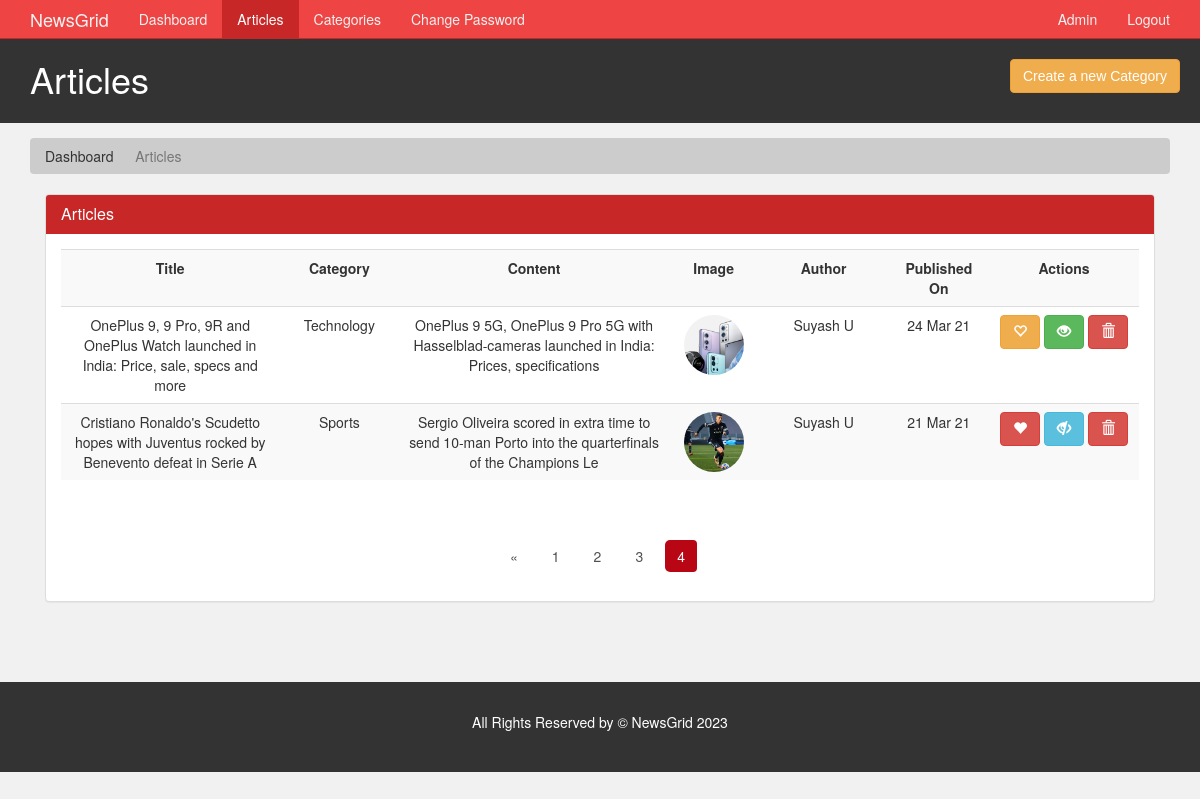
/admin/articles.php?page=4 (signed in), run on the app's committed database.
### tables this page shows
CREATE TABLE `article` (
  `article_id` int(11) NOT NULL,
  `category_id` int(11) NOT NULL,
  `author_id` int(11) NOT NULL,
  `article_title` varchar(250) NOT NULL,
  `article_image` varchar(200) NOT NULL,
  `article_description` text NOT NULL,
  `article_date` date NOT NULL,
  `article_trend` tinyint(4) NOT NULL,
  `article_active` tinyint(4) NOT NULL
);

CREATE TABLE `category` (
  `category_id` int(11) NOT NULL,
  `category_name` varchar(45) NOT NULL,
  `category_color` varchar(35) NOT NULL,
  `category_image` varchar(250) NOT NULL,
  `category_description` varchar(350) NOT NULL
);

CREATE TABLE `author` (
  `author_id` int(11) NOT NULL,
  `author_name` varchar(35) NOT NULL,
  `author_password` varchar(100) NOT NULL,
  `author_email` varchar(45) NOT NULL
);

### admin/articles.php (the view, shortened to what this page needs)
<?php
  require('./includes/nav.inc.php');
?>
<section id="breadcrumb">
  <div class="container">
    <ol class="breadcrumb">
      <li><a href="./index.php">Dashboard</a></li>
      <li class="active">Articles</li>
    </ol>
  </div>
</section>
<section id="main">
  <div class="container">
    <div class="col-md-12">
      <?php
        $limit = 6;
        if(isset($_GET['page'])) {
          $page = $_GET['page'];
        }else {
          $page = 1;
        }
        $offset = ($page - 1) * $limit;
        $sql = "SELECT article.article_title,
                article.article_id,
                article.article_date,
                author.author_name,
                article.article_image,
                article.article_trend,
                article.article_active,
                article.article_description,
                category.category_name
                FROM article, category, author
                WHERE article.category_id = category.category_id
                AND article.author_id = author.author_id
                ORDER BY article.article_date DESC
                LIMIT {$offset},{$limit}";
        $result = mysqli_query($con,$sql);
        $row = mysqli_num_rows($result);
      ?>
      <div class="panel panel-default">
        <div class="panel-heading main-color-bg">
          <h3 class="panel-title">Articles</h3>
        </div>
        <div class="panel-body">
          <table class="table table-striped table-hover article-table">
            <tr>
              <th style="min-width: 200px">Title</th>
              <th style="min-width: 120px">Category</th>
              <th style="min-width: 250px">Content</th>
              <th style="min-width: 90px">Image</th>
              <th style="min-width: 130px">Author</th>
              <th style="min-width: 100px">Published On</th>
              <th style="min-width: 150px">Actions</th>
            </tr>
            <?php
                if($row > 0) {
                  while($data = mysqli_fetch_assoc($result)) {
                    $category_name = $data['category_name'];
                    $article_id = $data['article_id'];
                    $article_title = $data['article_title'];
                    $article_trend = $data['article_trend'];
                    $article_desc = $data['article_description'];
                    $article_image = $data['article_image'];
                    $article_date = $data['article_date'];
                    $article_author = $data['author_name'];
                    $article_active = $data['article_active'];
                    $article_desc = substr($article_desc,0,100);
                    $article_date = date("d M y",strtotime($article_date));
                    echo '
                      <tr>
                        <td>
                          '.$article_title.'
                        </td>
                        <td>
                          '.$category_name.'
                        </td>
                        <td>
                          '.$article_desc.'
                        </td>
                        <td>
                          <img src="../assets/images/articles/'.$article_image.'" />
                        </td>
                        <td>
                          '.$article_author.'
                        </td>
                        <td>
                          '.$article_date.'
                        </td>
                        <td>';
                        if($article_trend > 0) {
                          echo '
                          <a class="btn btn-danger" href="./deactivate-trend.php?id='.$article_id.'" title="Remove Article Trend">
                            <span class="glyphicon glyphicon-heart"></span>
                          </a>
                          ';
                        }
                        else {
                          echo '
                          <a class="btn btn-warning" href="./activate-trend.php?id='.$article_id.'" title="Make Article Trending">
                            <span class="glyphicon glyphicon-heart-empty"></span>
                          </a>
                          ';
                        }
                        if($article_active > 0) {
                          echo '
                          <a class="btn btn-success" href="./deactivate-article.php?id='.$article_id.'" title="Deactivate Article">
                            <span class="glyphicon glyphicon-eye-open"></span>
                          </a>
                          ';
                        }
                        else {
                          echo '
                          <a class="btn btn-info" href="./activate-article.php?id='.$article_id.'" title="Activate Article">
                            <span class="glyphicon glyphicon-eye-close"></span>
                          </a>
                          ';
                        }
                        echo '
                          <a class="btn btn-danger" href="javascript:deleteConfirm('.$article_id.')" title="Delete Article">
                            <span class="glyphicon glyphicon-trash"></span>
                          </a>
                        </td>
                      </tr>
                    ';
                  }
                }
              ?>
          </table>
        </div>
        <div class="text-center">
          <ul class="pagination pg-red">
            <?php
              $paginationQuery = "SELECT * FROM article";
              $paginationResult = mysqli_query($con, $paginationQuery);
              if(mysqli_num_rows($paginationResult) > 0) {
                $total_articles = mysqli_num_rows($paginationResult);
                $total_page = ceil($total_articles / $limit);
                if($page > 1) {
                  echo '
                    <li class="page-item">
                      <a href="articles.php?page='.($page - 1).'" class="page-link">
                        <span>&laquo;</span>
                      </a>
                    </li>';
                }
                for($i = 1; $i <= $total_page; $i++) {
                  $active = "";
                  if($i == $page) {
                    $active = "active";
                  }
                  echo '<li class="page-item '.$active.'"><a href="./articles.php?page='.$i.'" class="page-link">'.$i.'</a></li>';
                }
              }
            ?>
          </ul>
        </div>
      </div>
    </div>
  </div>
</section>
<?php
  require('./includes/footer.inc.php')
?>

### assets/css/partials/4-component.css (style rules this page uses)
.container { width: 100%; padding-right: 15px; padding-left: 15px; margin-right: auto; margin-left: auto; }
.btn { display: inline-block; border: none; background: var(--dark-color); color: #fff; text-decoration: none; font-family: var(--ff-nunito); padding: 0.5rem 0.75rem; border-radius: var(--border-radius); transition: all 200ms ease-in-out; }
.pagination { display: inline-block; }
.pagination a { float: left; padding: 8px 16px; margin: 2px; transition: all 200ms ease-in-out; }

### assets/css/admin/style.css (style rules this page uses)
body { background: var(--light-color); }
.main-color-bg { background-color: var(--primary-color) !important; border-color: var(--primary-color) !important; color: #ffffff !important; }
.breadcrumb { background: #cccccc; color: #333333; }
.breadcrumb a { color: #333333; }
.article-table td img { border-radius: 50%; object-fit: cover; height: 6rem; width: 6rem; }
.article-table th, .article-table td { text-align: center; }
.pagination > li > a, .pagination > li > span { border-radius: var(--border-radius); margin: 5px; border: none; color: var(--dark-color); cursor: pointer; }
.pagination > .active > a, .pagination > .active > a:focus, .pagination > .active > a:hover, .pagination > .active > span, .pagination > .active > span:focus, .pagination > .active > span:hover { z-index: 3; color: #fff; cursor: default; background-color: var(--active-color); border-color: none; }
#main { min-height: 57.2vh; }

### assets/css/partials/1-variables.css (style rules this page uses)
:root { --primary-color: #c72727; --secondary-color: #f99500; --light-color: #f1f1f1; --dark-color: #50514f; --black-color: #333333; --tag-trend-color: #fa163f; --tag-yellow-color: #ffbe0b; --tag-purple-color: #8338ec; --tag-blue-color: #3a86ff; --tag-green-color: #00ff73; --tag-orange-color: #ef4339; --tag-pink-color: #ff0a54; --tag-brown-color: #663f3f; --hover-color: #ee4444; --active-color: #b90615; --ts-vs: 0.56rem; --ts-sml: 0.8rem; --ts-md: 1.1rem; --ts-lg: 1.25rem; --hs-vs: 1.3rem; --hs-sml: 2rem; --hs-md: 2.5rem; --hs-lg: 3rem; --ff-monts: 'Poppins', sans-serif; --ff-nunito: 'Poppins', sans-serif; --ff-noto: 'Poppins', sans-serif; --ff-robo: 'Poppins', sans-serif; --border-radius: 5px; }

### data on the page
article: article_title "OnePlus 9, 9 Pro, 9R and OnePlus Watch launched in India: Price, sale, specs and more", category.category_name "Technology", article_description "OnePlus 9 5G, OnePlus 9 Pro 5G with Hasselblad-cameras launched in India: Prices, specifications", article_image (picture), author.author_name "Suyash U", article_date "24 Mar 21"
article: article_title "Cristiano Ronaldo's Scudetto hopes with Juventus rocked by Benevento defeat in Serie A", category.category_name "Sports", article_description "Sergio Oliveira scored in extra time to send 10-man Porto into the quarterfinals of the Champions Le", article_image (picture), author.author_name "Suyash U", article_date "21 Mar 21"

### other printed values
$admin_name "Admin"
$page_title "Articles"
